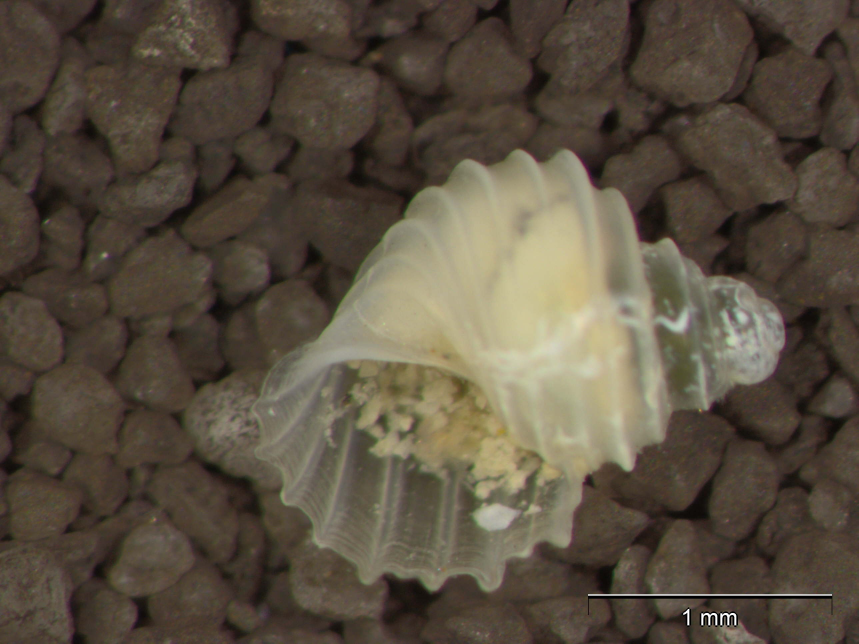
#> input picture images/Ginia munda munda/12279.jpg, 2576 x 1932 px (shown at 1/3 size); its folder holds only this picture in this run
$ python pixelator.py
#> lines starting #> are read from the running program, lines starting #| are printed output that depends on the picture
from PIL import Image
import glob
import os


def Pixel(path, string):
#> called with path = 'Resized_Shapes/Ginia munda munda', string = 'images/Ginia munda munda/*.jpg'
    for filename in glob.glob(string): #path of raw images
       img = Image.open(filename)
#> img is the input picture: PIL image 2576x1932 RGB; mean R, G, B 89.5, 79.1, 64.2
       imgSmall = img.resize((128,128),resample=Image.BILINEAR)
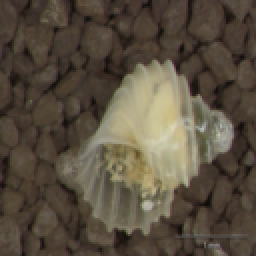
#> imgSmall: PIL image 128x128 RGB (shown 2 times larger); mean R, G, B 89.5, 79.1, 64.2
       result = imgSmall.resize(img.size,Image.NEAREST)
    # save resized images to new folder with existing filename
       result.save('{}{}{}'.format(path,'/',os.path.split(filename)[1]))


path = 'Resized_Shapes/Ginia munda munda'
string = 'images/Ginia munda munda/*.jpg' #the path where to save resized images
# create new folder
if not os.path.exists(path):
    os.makedirs(path)
Pixel(path, string)

path = 'Resized_Shapes/Ginia sublitoralis'
string = 'images/Ginia sublitoralis/*.jpg' #the path where to save resized images
# create new folder
if not os.path.exists(path):
    os.makedirs(path)
Pixel(path, string)

path = 'Resized_Shapes/Macedopyrgula pavlovici'
string = 'images/Macedopyrgula pavlovici/*.jpg' #the path where to save resized images
# create new folder
if not os.path.exists(path):
    os.makedirs(path)
Pixel(path, string)

path = 'Resized_Shapes/Macedopyrgula wagneri'
string = 'images/Macedopyrgula wagneri/*.jpg' #the path where to save resized images
# create new folder
if not os.path.exists(path):
    os.makedirs(path)
Pixel(path, string)

path = 'Resized_Shapes/Ohridopyrgula charensis'
string = 'images/Ohridopyrgula charensis/*.jpg' #the path where to save resized images
# create new folder
if not os.path.exists(path):
    os.makedirs(path)
Pixel(path, string)

path = 'Resized_Shapes/Ohridopyrgula macedonica'
string = 'images/Ohridopyrgula macedonica/*.jpg' #the path where to save resized images
# create new folder
if not os.path.exists(path):
    os.makedirs(path)
Pixel(path, string)

path = 'Resized_Shapes/Ohridopyrgula svnaum'
string = 'images/Ohridopyrgula svnaum/*.jpg' #the path where to save resized images
# create new folder
if not os.path.exists(path):
    os.makedirs(path)
Pixel(path, string)

$ run again, on images/Ginia munda munda/12298.jpg
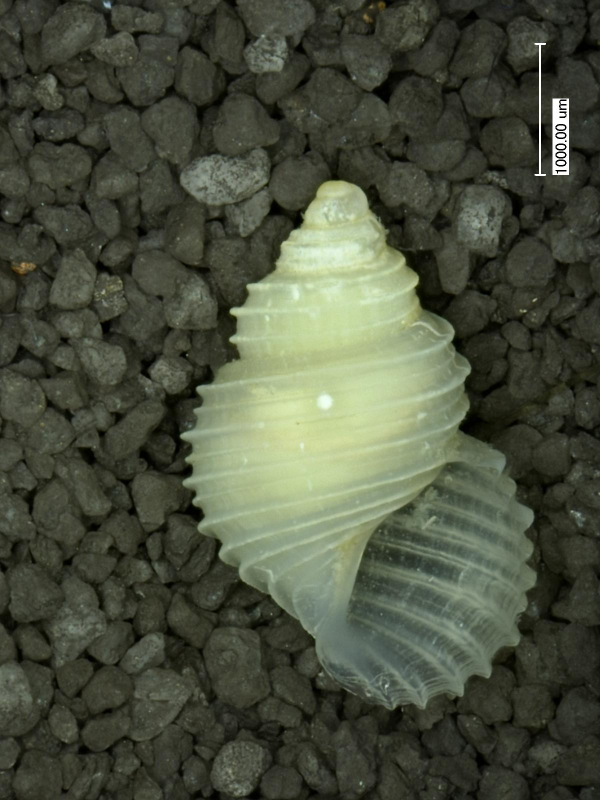
#> input picture images/Ginia munda munda/12298.jpg, 1200 x 1600 px (shown at 1/2 size)
#> in Pixel, img is the input picture: PIL image 1200x1600 RGB; mean R, G, B 74.4, 79.8, 62.1
#> in Pixel, `imgSmall = img.resize((128,128),resample=Image.BILINEAR)`:
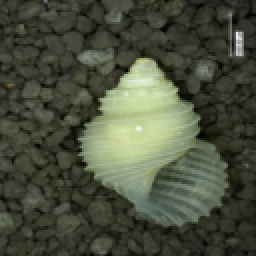
#> imgSmall: PIL image 128x128 RGB (shown 2 times larger); mean R, G, B 74.4, 79.8, 62.1

$ run again, on images/Ginia munda munda/12943.jpg
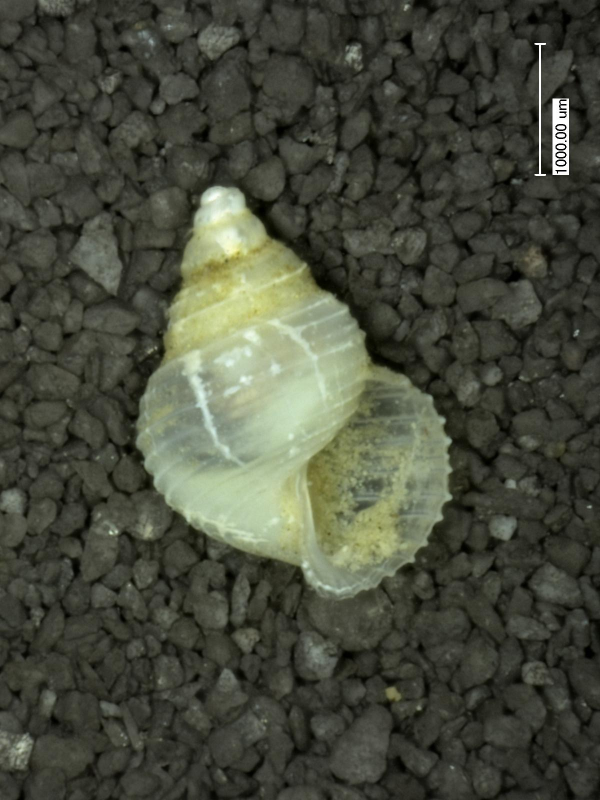
#> input picture images/Ginia munda munda/12943.jpg, 1200 x 1600 px (shown at 1/2 size)
#> in Pixel, img is the input picture: PIL image 1200x1600 RGB; mean R, G, B 71.7, 75, 60.9
#> in Pixel, `imgSmall = img.resize((128,128),resample=Image.BILINEAR)`:
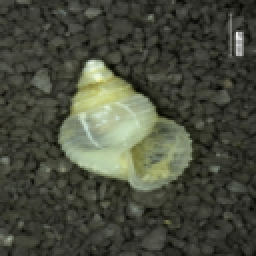
#> imgSmall: PIL image 128x128 RGB (shown 2 times larger); mean R, G, B 71.7, 75, 60.9

$ run again, on images/Ginia munda munda/12947.jpg
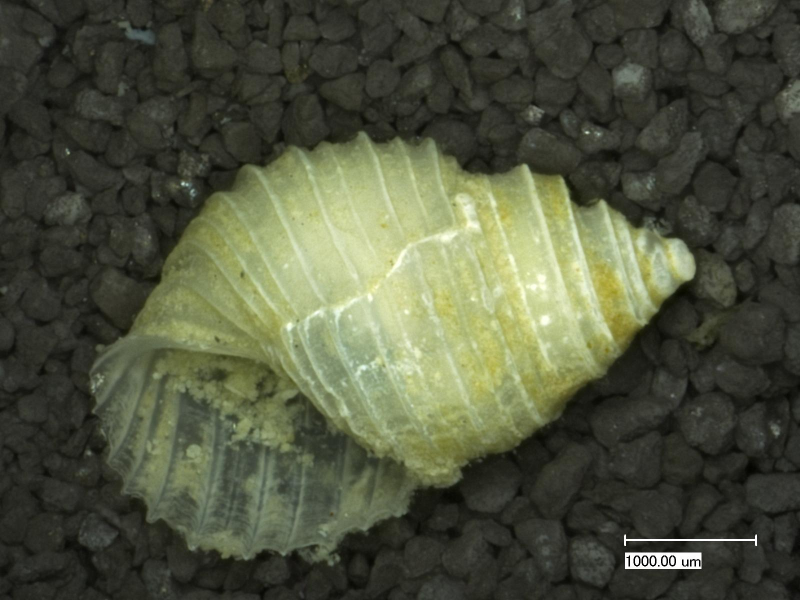
#> input picture images/Ginia munda munda/12947.jpg, 1600 x 1200 px (shown at 1/2 size)
#> in Pixel, img is the input picture: PIL image 1600x1200 RGB; mean R, G, B 79.6, 83.8, 63
#> in Pixel, `imgSmall = img.resize((128,128),resample=Image.BILINEAR)`:
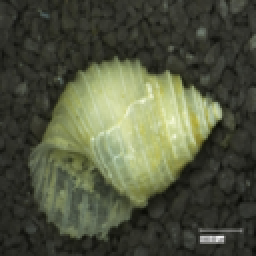
#> imgSmall: PIL image 128x128 RGB (shown 2 times larger); mean R, G, B 79.6, 83.8, 63

$ run again, on images/Ginia munda munda/12281.jpg
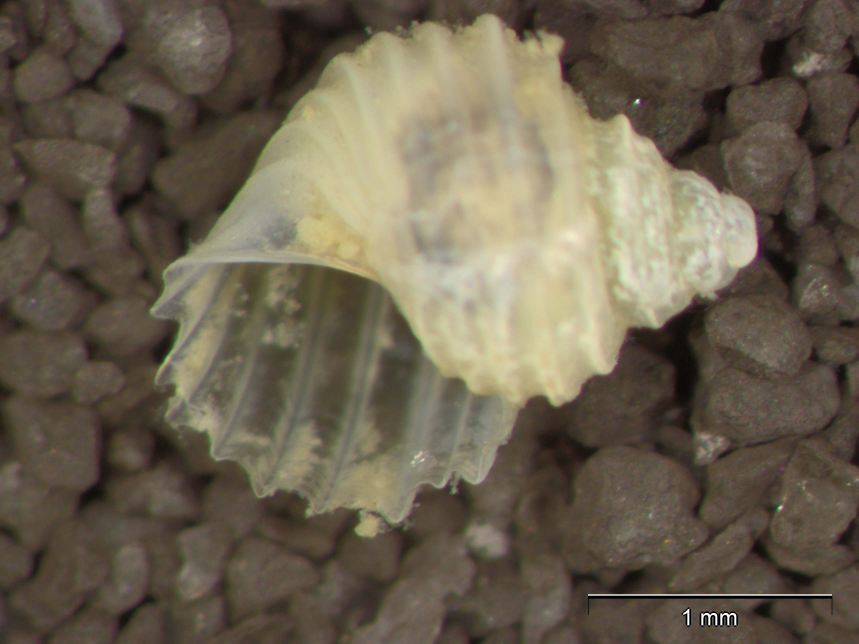
#> input picture images/Ginia munda munda/12281.jpg, 2576 x 1932 px (shown at 1/3 size)
#> in Pixel, img is the input picture: PIL image 2576x1932 RGB; mean R, G, B 107.3, 97.4, 79.5
#> in Pixel, `imgSmall = img.resize((128,128),resample=Image.BILINEAR)`:
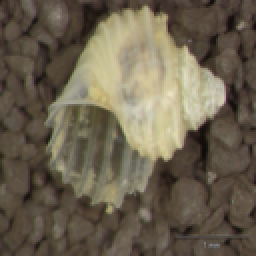
#> imgSmall: PIL image 128x128 RGB (shown 2 times larger); mean R, G, B 107.3, 97.4, 79.5
